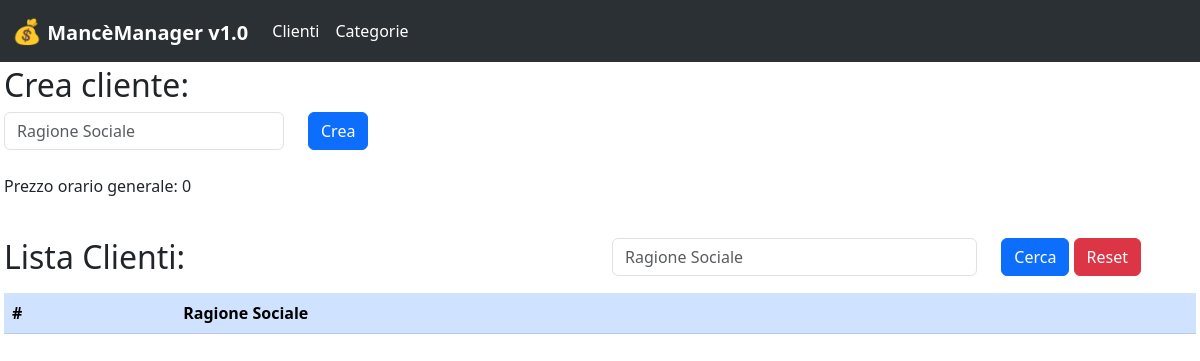
Before: / with the older database file.
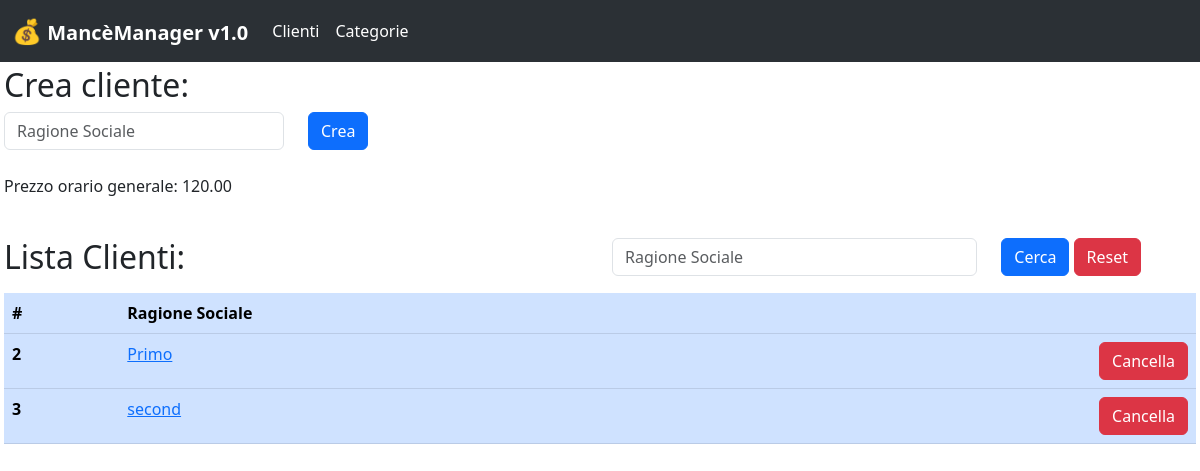
After: the same page with the newer database file.
### base/models.py (models this page shows, shortened)
class Client(Model):
    business_name = models.CharField(
        max_length=100
    )
    def total_of_parcels(self):
        total = 0
        for parcel in self.parcels.all():
            total += parcel.total_price
        return total
    @staticmethod
    def global_price_hour_rate():
        clients = Client.objects.all()
        total_price = 0
        total_hours = 0
        for client in clients:
            total_price += client.total_of_parcels()
            activities = client.activities.all()
            for activity in activities:
                total_hours += activity.duration.seconds // 3600
        if total_hours == 0:
            return 0
        return total_price/total_hours

### base/views.py (the view, shortened to what this page needs)
# urls.py: path('', ClientListView.as_view(), name='client_list'),
class ClientListView(FormView):
    template_name = 'base/client_list.html'
    form_class = ClientForm
    success_url = '/'
    def get_context_data(self, *, object_list=None, **kwargs):
        context = super(ClientListView, self).get_context_data(**kwargs)
        filter = ClientFilter(self.request.GET, queryset=Client.objects.all())
        context['pricing'] = Client.global_price_hour_rate()
        context['filter'] = filter
        context['clients'] = filter.qs
        return context

### base/forms.py
class ClientForm(forms.ModelForm):
    class Meta:
        model = Client
        fields = ['business_name',]
        widgets = {
            'business_name': forms.TextInput(
                attrs={
                    'placeholder':'Ragione Sociale',
                    'class':'form-control'
                }
            )
        }

### base/models.py (called while the page is built)
    @property
    def duration(self):
        tmp_start = datetime.datetime.combine(self.date, self.start_hour)
        tmp_end = datetime.datetime.combine(self.date, self.end_hour)
        return (tmp_end - tmp_start)

    @property
    def total_price(self):
        total_price = 0
        for quarter in self.quarters.all():
            months = quarter.months.all()
            for month in months:
                total_price += month.total_price
        return total_price

### base/templates/base/client_list.html (shortened to what this page needs)
{% extends 'index.html' %}
{% load static %}
{% block content %}
    <div>
        <h2>Crea cliente:</h2>
        <form class="row" method="post">
            <div class="col-sm-3">
                {{ form.business_name }}
            </div>
            <div class="col-auto">
                <input type="submit" class="btn btn-primary" value="Crea">
            </div>
        </form>
    </div>
    <br>
    <h6 class="d-inline-block">Prezzo orario generale:</h6>
    <p class="d-inline-block">{{ pricing }}</p>
    <div class="my-4">
        <div class="row">
            <h2 class="col-6">Lista Clienti:</h2>
            <form class="row col-6" method="get">
                    <div class="col-8">
                        {{ filter.form.business_name }}
                    </div>
                    <div class="col-4">
                        <input type="submit" class="btn btn-primary" value="Cerca">
                        <a class="btn btn-danger" href="/">Reset</a>
                    </div>
            </form>
        </div>
        <table class="table table-primary my-2">
            <thead>
            <tr>
                <th scope="col">#</th>
                <th scope="col">Ragione Sociale</th>
                <th scope="col"></th>
            </tr>
            </thead>
            <tbody>
            {% for client in clients %}
                <tr>
                    <th scope="row">{{ client.id }}</th>
                    <td><a href="/client/{{ client.id }}">{{ client.business_name }}</a></td>
                    <td>
                        <a class="btn btn-danger float-end" href="client/{{ client.id }}/delete">Cancella</a>
                    </td>
                </tr>
            {% endfor %}
            </tbody>
        </table>
    </div>
{% endblock %}

### templates/index.html (shortened to what this page needs)
{% load static %}
<!DOCTYPE html>
<html lang="it" xmlns="">
<head>
    <link rel="stylesheet" type="text/css" href="{% static 'css/bootstrap.css' %}">
</head>
<body>
    <header>
        {% include 'navbar.html' %}
    </header>
    <main class="m-1">
        {% block content %}
        {% endblock %}
    </main>
</body>
</html>

### templates/navbar.html
{% load static %}
<nav class="navbar navbar-expand-lg bg-body-tertiary" data-bs-theme="dark">
    <div class="container-fluid">
        <a class="navbar-brand" href="/">
            <b style="font-size: 1.5rem">💰</b>
            <b>MancèManager v1.0</b>
        </a>
        <div class="collapse navbar-collapse" id="navbarSupportedContent">
            <ul class="navbar-nav me-auto mb-2 mb-lg-0">
                <li class="nav-item">
                    <a class="nav-link active" aria-current="page" href="/">Clienti</a>
                </li>
                <li class="nav-item">
                    <a class="nav-link active" aria-current="page" href="/categories">Categorie</a>
                </li>
            </ul>
        </div>
    </div>
</nav>

Changed rows visible on the page:
added Client: id "2", business_name "Primo"
added Client: id "3", business_name "second"
Other visible differences:
{{ pricing }}: "0" → "120.00"
